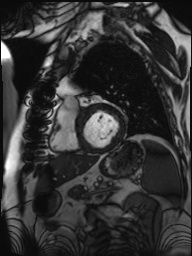
#> input picture src/interface/images/cardiac.jpg, 192 x 256 px
$ python ImageAcquisitionDriver.py
#> lines starting #> are read from the running program, lines starting #| are printed output that depends on the picture
### src/project/Utilities.py
import cv2
import numpy as np


def loadImage(image_path):
    # image = None
#> called with image_path = 'images/cardiac.jpg'
    image = cv2.imread(image_path, 0)
#> image is the input picture: shape (256, 192); min 5, max 255, mean 52.9
    return image


# [4 lines left out: function loadMatrix, not called in this run]


def saveImage(filename, image):
    cv2.imwrite(filename, image)
    return True


def saveMatrix(filename, matrix):
    np.save(filename, matrix)
    return True


# map input image to values from 0 to 255"
def normalizeImage(image):
    normalized = np.zeros((image.shape[0], image.shape[1]))       # not sure if we have to do this or not
    normalized = cv2.normalize(image, normalized, 0, 255, cv2.NORM_MINMAX)
    return normalized


# Remember: the DFT its a decomposition of signals
#  To be able to save it as an image you must convert it.
def writableDFT(dft_image):
    converted = np.fft.ifftshift(dft_image)
    f = np.fft.ifft2(converted)
    image_back = np.abs(f)
    # do this to bring to center and make image easier to see
    # converted = cv2.dft(np.float32(dft_image), flags=cv2.DFT_COMPLEX_OUTPUT)  # its either that^ or this
    return image_back


# Use openCV to display your image"
# Remember: normalize binary masks and convert FFT matrices to be able to see and save them"
def displayImage(image):
    cv2.namedWindow("Image")
    cv2.imshow("Image", image)
    cv2.waitKey()
    cv2.destroyAllWindows()


def getDFT(image):
    f = np.fft.fft2(image)
    dft_shift = np.fft.fftshift(f)
    return dft_shift

# Convert from fft matrix to an image"
# [5 lines left out: function getImage, not called in this run]

# Both input values must be raw values"
def applyMask(image_dft, mask):
    return image_dft * mask


# [6 lines left out: function signalToNoise, not called in this run]


#[Provide] Use this function to acomplish a good final image
def post_process_image(image):
    a = np.min(image)
    b = np.max(image)
    k = 255
    image = (image - a) * (k / (b - a))
    return image.astype('uint8')

### src/project/SelectiveImageAcquisition.py

##
# Objective: Simulate different types of acquisition patterns by implementing the
# following functions.
##

import numpy as np
import cv2
import math


def cartesianPattern(mask_size, percent):
    row, col = mask_size
    mask = np.zeros(mask_size)
    new_percent = percent * row
    line_spacing = int(row/new_percent)

    for x in range(row):
        if (x % line_spacing == 0):
            mask[x, :] = 1
    return mask


# [82 lines left out: functions circlePattern, ellipsePattern, bandPattern, radialPattern, not called in this run]


def spiralPattern(mask_size, sparsity):
    mask = None
    return mask

### src/interface/ImageAcquisitionDriver.py
# Use this file as you wish to generate the images needed to answer the report

import src.project.Utilities as util
import src.project.SelectiveImageAcquisition as sia
import cv2

heart = "images/cardiac.jpg"
brain = "images/brain.png"

##############  Utilities   ###################
img2 = util.loadImage(heart)
img = util.loadImage(brain)
#> call 2 of loadImage, with image_path = 'images/brain.png'
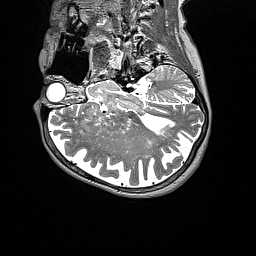
#> input picture src/interface/images/brain.png, 256 x 256 px
#> in loadImage, image is the input picture: shape (256, 256); min 0, max 255, mean 58
#util.displayImage(img)
h = img2.shape[0]
#> h = 256
w = img2.shape[1]
#> w = 192
h1 = img.shape[0]
#> h1 = 256
w1 = img.shape[1]
#> w1 = 256

mask_size = (h, w)
#> mask_size = (256, 192)
mask_size2 = (h1, w1)
#> mask_size2 = (256, 256)

# [30 lines of commented-out code are left out]

img_copy2 = util.getDFT(img)

#mask_size2 = (h, w)
percent = .5

mask = sia.cartesianPattern(mask_size2, percent)
#> after the loop in cartesianPattern, `for x in range(row):`:
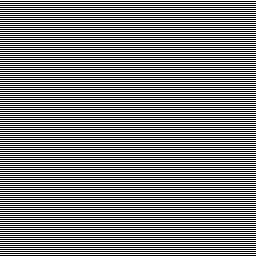
#> mask: shape (256, 256) float64; values 0 (black) and 1 (white), 50% white in thin lines or dots

mask1 = sia.cartesianPattern(mask_size2, .05)
#> call 2 of cartesianPattern, with mask_size = (256, 256), percent = 0.05
#> after the loop in cartesianPattern (call 2), `for x in range(row):`:
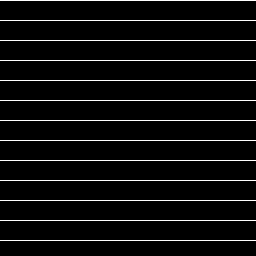
#> mask: shape (256, 256) float64; values 0 (black) and 1 (white), 5.1% white in thin lines or dots
mask2 = sia.cartesianPattern(mask_size2, .15)
#> call 3 of cartesianPattern, with mask_size = (256, 256), percent = 0.15
#> after the loop in cartesianPattern (call 3), `for x in range(row):`:
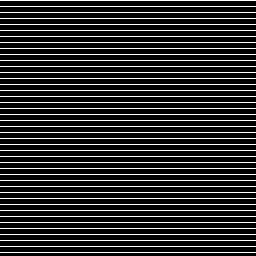
#> mask: shape (256, 256) float64; values 0 (black) and 1 (white), 16.8% white in thin lines or dots
mask3 = sia.cartesianPattern(mask_size2, .35)
mask4 = sia.cartesianPattern(mask_size2, .64)
#> after the loop in cartesianPattern (call 5), `for x in range(row):`: mask: shape (256, 256) float64; every value is 1


masks = (mask1, mask2, mask3, mask4)

count = 0
for mask in masks:
    a = util.applyMask(img_copy2, mask)
    b = util.writableDFT(a)
    c = util.normalizeImage(b)
    d = util.post_process_image(c)
    count += 1
    print(count)
    util.displayImage(d)
#> this loop made 4 passes
#> pass 1, in writableDFT, `image_back = np.abs(f)`:
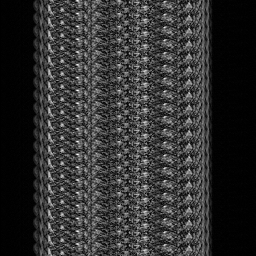
#> image_back: shape (256, 256) float64; min 4.02e-16, max 31.19, mean 6.1; drawn with min black and max white
#> after the loop, count = 4

# [27 lines of commented-out code are left out]
